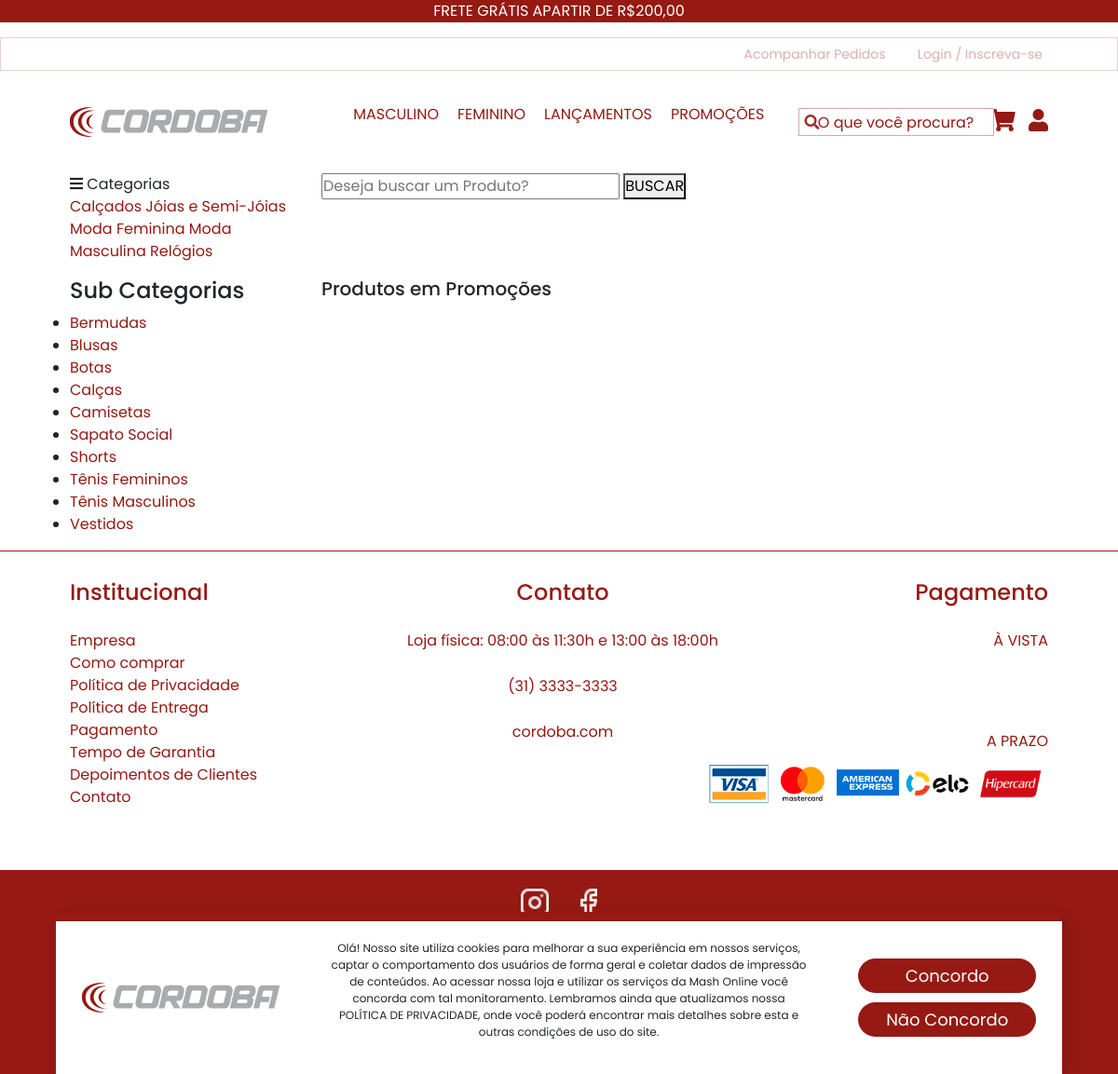
Screenshot of /promocoes.php with the database file from the repository.
### tables this page shows
CREATE TABLE `categorias` (
  `id` int(11) NOT NULL AUTO_INCREMENT,
  `nome` varchar(50) NOT NULL,
  `nome_url` varchar(50) NOT NULL,
  `imagem` varchar(100) NOT NULL,
  PRIMARY KEY (`id`)
);

CREATE TABLE `sub_categorias` (
  `id` int(11) NOT NULL AUTO_INCREMENT,
  `nome` varchar(50) NOT NULL,
  `nome_url` varchar(50) NOT NULL,
  `imagem` varchar(100) NOT NULL,
  `id_categoria` int(11) NOT NULL,
  PRIMARY KEY (`id`)
);

### promocoes.php (the view, shortened to what this page needs)
<?php
require_once("cabecalho.php");
?>
<?php
require_once("cabecalho-busca.php");
?>
<?php
$nome_pag = 'promocoes.php';
 ?>
<section class="product spad">
    <div class="container">
        <div class="row">
            <div class="col-lg-3 col-md-5">
                <div class="sidebar">
                    <div class="sidebar__item">
                        <h4>Sub Categorias</h4>
                        <ul>
                            <?php
                            $query = $pdo->query("SELECT * FROM sub_categorias order by nome asc ");
                            $res = $query->fetchAll(PDO::FETCH_ASSOC);
                            for ($i=0; $i < count($res); $i++) {
                              $nome = $res[$i]['nome'];
                              $nome_url = $res[$i]['nome_url'];
                              ?>
                              <li><a href="produtos-<?php echo $nome_url ?>"><?php echo $nome ?></a></li>
                          <?php } ?>
                      </ul>
                  </div>
              </div>
          </div>
          <div class="col-lg-9 col-md-7">
<h5>Produtos em Promoções</h5>
            <div class="product__pagination">
                <a href="<?php echo $nome_pag ?>?pagina=0"><i class="fa fa-long-arrow-left"></i></a>
                <a href="<?php echo $nome_pag ?>?pagina=<?php echo $num_paginas - 1 ?>"><i class="fa fa-long-arrow-right"></i></a>
            </div>
        </div>
    </div>
</div>
</section>
<?php
require_once("rodape.php");
?>

### cabecalho-busca.php (shortened to what this page needs)
<?php
require_once("conexao.php");
 ?>
    <section class="hero hero-normal">
        <div class="container">
            <div class="row">
                <div class="col-lg-3">
                    <div class="hero__categories">
                        <div class="hero__categories__all">
                            <i class="fa fa-bars"></i>
                            <span>Categorias</span>
                        </div>
                        <ul>
                             <?php
                        $query = $pdo->query("SELECT * FROM categorias order by nome asc ");
                        $res = $query->fetchAll(PDO::FETCH_ASSOC);
                        for ($i=0; $i < count($res); $i++) {
                          $nome = $res[$i]['nome'];
                          $nome_url = $res[$i]['nome_url'];
                          ?>
                          <a href="sub-categoria-de-<?php echo $nome_url ?>"><?php echo $nome ?></a>
                          <?php } ?>
                        </ul>
                    </div>
                </div>
                <div class="col-lg-9">
                    <div class="hero__search">
                        <div class="hero__search__form">
                            <form action="lista-produtos.php" method="get">
                                <input name="txtBuscar" type="text" placeholder="Deseja buscar um Produto?">
                                <button type="submit" class="site-btn">BUSCAR</button>
                            </form>
                        </div>
                    </div>
                </div>
            </div>
        </div>
    </section>

### css/style.css (style rules this page uses)
:root { --dark-red: #961913; --cinza: rgba(196, 196, 196, 0.05); --cinza-medio: rgba(196, 196, 196, 0.12); --cinza-medio24: rgba(196, 196, 196, 0.24); --red : #ff2020; --grey : #dcdcdc; --white : #fff; --darkgrey : #333; --yellow : #ffd513; }
* { margin: 0; padding: 0; box-sizing: border-box; font-family: 'Poppins', sans-serif; }
a { color: var(--dark-red); text-decoration: none; }
body { height: 100%; }
.container { width: min(90%, 1200px); margin: 0 auto; }

### rows the page displays
categorias: nome "Calçados"
categorias: nome "Jóias e Semi-Jóias"
categorias: nome "Moda Feminina"
categorias: nome "Moda Masculina"
categorias: nome "Relógios"
sub_categorias: nome "Bermudas"
sub_categorias: nome "Blusas"
sub_categorias: nome "Botas"
sub_categorias: nome "Calças"
sub_categorias: nome "Camisetas"
sub_categorias: nome "Sapato Social"
sub_categorias: nome "Shorts"
sub_categorias: nome "Tênis Femininos"
sub_categorias: nome "Tênis Masculinos"
sub_categorias: nome "Vestidos"

### other values shown
$texto_destaque "FRETE GRÁTIS APARTIR DE R$200,00"
$telefone "(31) 3333-3333"
$email "cordoba.com"
